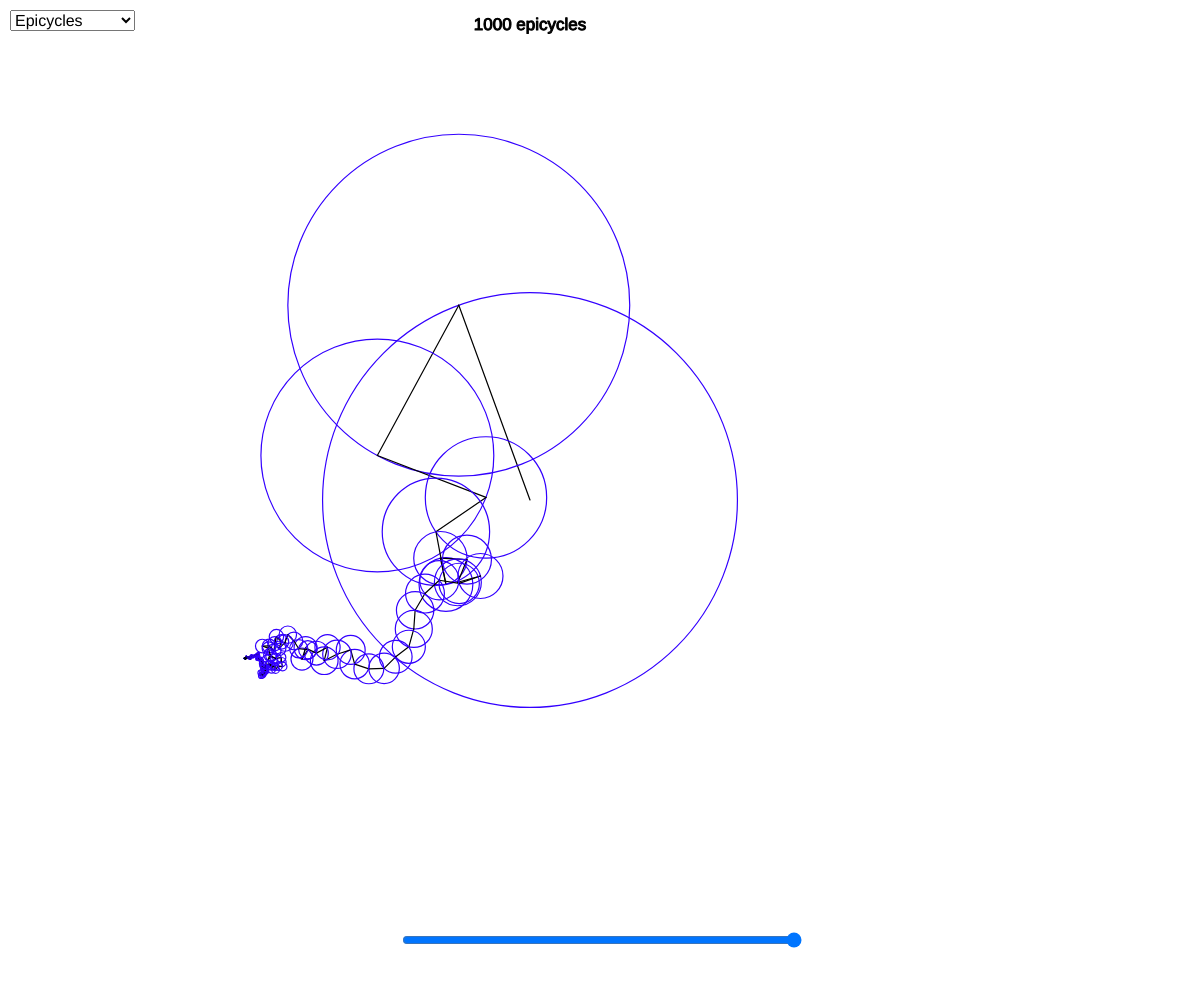
Frame 1 (no input)
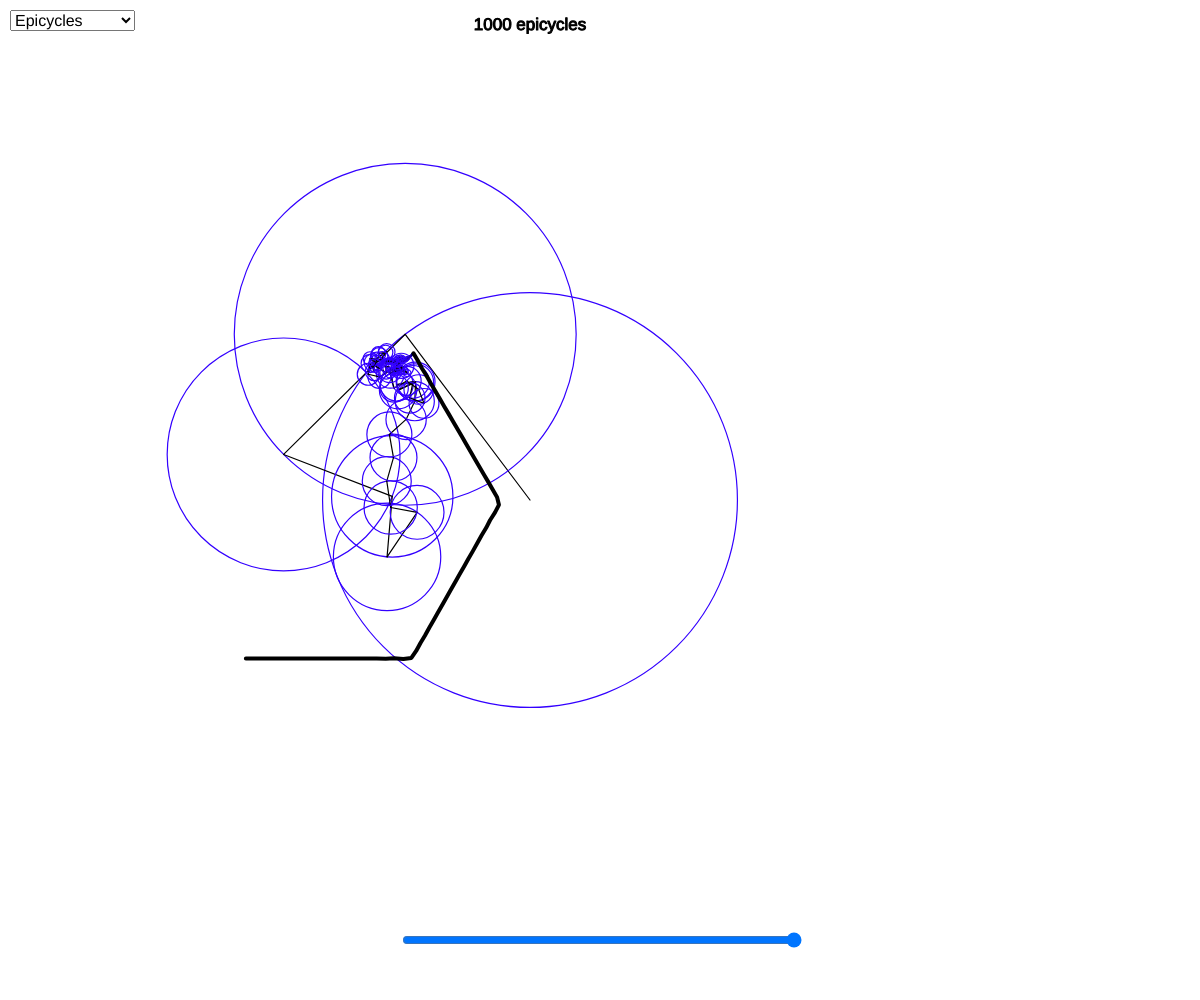
Frame 60 (no input)
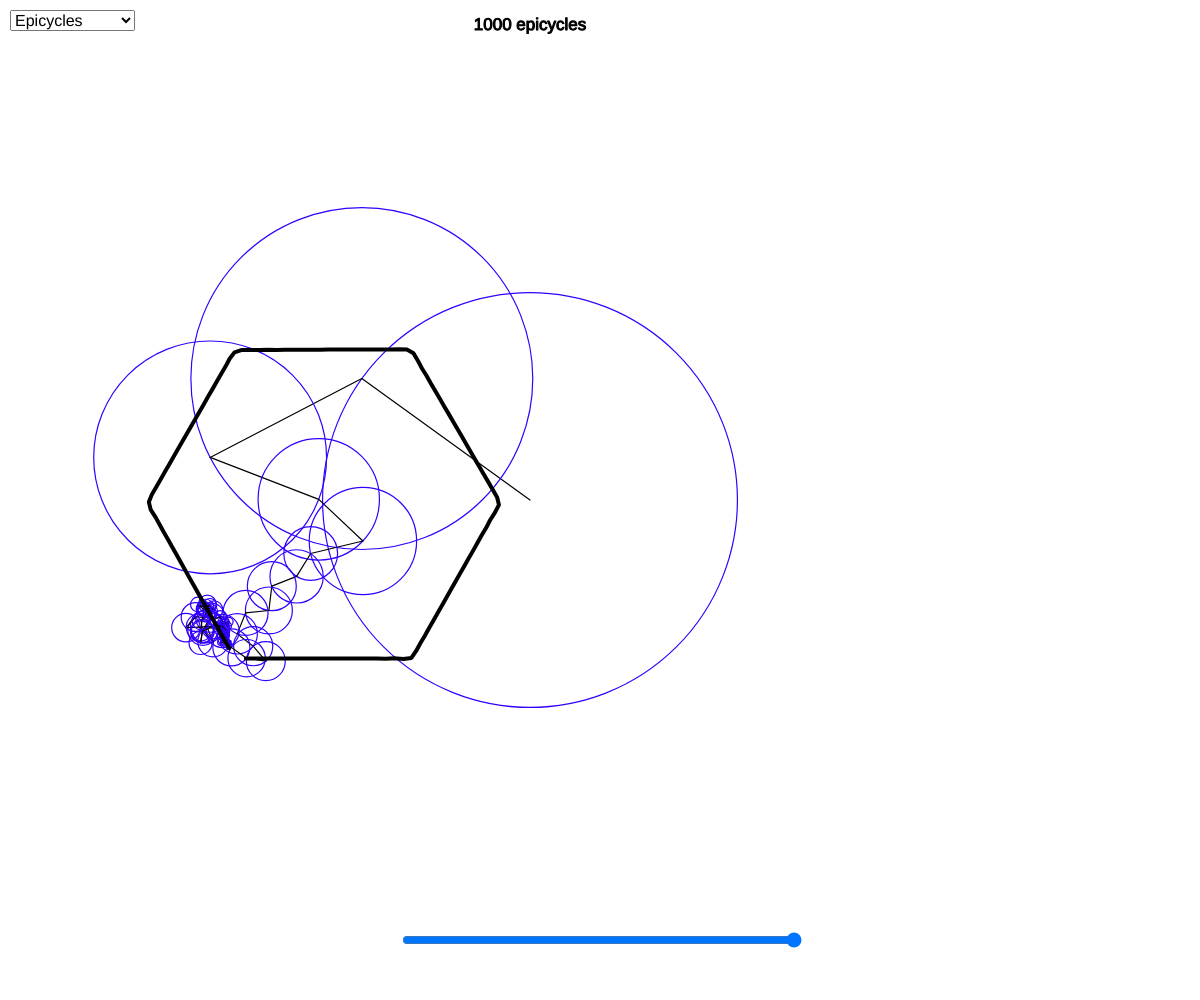
Frame 120 (the mouse pressed at the canvas centre since frame 60)

The p5.js sketch that drew these frames (run headless with seeded random() and noise() and a simulated clock; from frame 60 on, the mouse is pressed at the canvas centre):

// p5.js sketch
// ── sketch.js
/* 
 Title: Discrete Fourier Transform (MAA logo) with lower frequencies
 Author: Juan Carlos Ponce Campuzano
 Website: https://jcponce.github.io/
 Date: 29-Nov-2020
 License: Creative Commons Attribution-NonCommercial 4.0 International License
 http://creativecommons.org/licenses/by-nc/4.0/
 
 Comments: Finally I was able to make a simplified 
 version of the Discrete Fourier Transform (DFT), 
 now with lower frequencies so you can get a 
 better approximation of the signal. It has 
 also the approximation curve.

*/

let x = [];
let fourierX;
let time;
let path = [];

let sliderTerms;
let sel;
let show = true;
let scl;

function setup() {
  createCanvas(windowWidth, windowHeight);
  colorMode(HSB, 1, 1, 1);

  // Compute fourier coefficients with DFT
  const skip = 1;
  const size = 1;
  if (windowWidth < 1400) {
    scl = 0.05 * width;
  } else {
    scl = 0.04 * width;
  }
  for (let i = 0; i < drawing.length; i += skip) {
    const c = new Complex(scl * (drawing[i].x * size), -scl * (drawing[i].y * size));
    x.push(c);
  }

  if (drawing.length % 2 === 0) {
    fourierX = dftEven(x); //DFT low frequencies even
  } else {
    fourierX = dftOdd(x); //DFT low frequencies odd
  }

  fourierX.sort((a, b) => b.amp - a.amp);

  // Set initial potition
  time = 0;

  //UI
  sel = createSelect();
  sel.position(10, 10);
  sel.option('Epicycles');
  sel.option('Approx. Curve');
  sel.style('font-size:16px');
  sel.changed(options);

  sliderTerms = createSlider(1, fourierX.length, 1000, 1);
  sliderTerms.style('width', '400px');
  sliderTerms.position(windowWidth / 2 - 200, windowHeight - 70);
  sliderTerms.changed(clearPath);

  console.log(fourierX.length);
  // Maybe to change speed
  frameRate(47);
}

function draw() {

  background(1);
  translate(width / 2 - 70, height / 2);

  if (show === true) {

    // The epicycles
    strokeJoin(ROUND);

    let v = epicycles(0, 0, 0, fourierX, sliderTerms.value(), time);
    //I want to draw it just once
    if (0 <= time && time <= TWO_PI + PI / 10) {
      path.unshift(v);
    }
    beginShape();
    noFill();
    strokeWeight(4);
    for (let i = 0; i < path.length; i++) {
      vertex(path[i].x, path[i].y);
    }
    endShape();

    // Message for epycicles
    translate(-width / 2, -height / 2);
    textAlign(CENTER);
    textSize(17);
    strokeWeight(1);
    stroke(0);
    fill(0);
    text('' + sliderTerms.value() + ' epicycles', windowWidth / 2, 30);

  } else {

    // The approximation curve
    strokeWeight(4);
    stroke(0);
    strokeJoin(ROUND);
    noFill();
    beginShape();
    for (let k = 0; k < 360; k+=0.5) {
      let vs = fourierSeries(fourierX, radians(k), sliderTerms.value());
      vertex(vs.x, vs.y);
    }
    endShape(CLOSE);

    // Message for approx curve
    translate(-width / 2, -height / 2);
    textAlign(CENTER);
    textSize(17);
    strokeWeight(1);
    stroke(0);
    fill(0);
    text('Parametric curve with n=' + sliderTerms.value() + ' terms', windowWidth / 2, 30);

  }

  // Update time: two options
  const dt = 0.005;
  //const dt = TWO_PI / fourierX.length;
  time += dt;

}

// Extra functions

function options() {
  var item = sel.value();
  if (item === 'Epicycles') {
    clearPath();
    time = 0;
    show = true;
  } else {
    show = false;
  }
}

function clearPath() {
  path = [];
  time = 0;
}

function epicycles(x, y, rotation, fourier, terms, t) {
  // I believe I don't need 'rotation' variable
  // I will check later :)
  for (let i = 0; i < terms; i++) {
    let prevx = x;
    let prevy = y;
    let freq = fourier[i].freq;
    let radius = fourier[i].amp;
    let phase = fourier[i].phase;

    x += radius * cos(freq * t + phase + rotation);
    y += radius * sin(freq * t + phase + rotation);


    strokeWeight(1.2);
    stroke(0.7, 1, 1);
    noFill();
    ellipse(prevx, prevy, radius * 2);
    stroke(1, 1, 0);
    line(prevx, prevy, x, y);
  }
  return createVector(x, y);
}

function windowResized() {
  resizeCanvas(windowWidth, windowHeight);
  scl = 0.003 * width;
  sliderTerms.position(windowWidth / 2 - 200, windowHeight - 70);
}
// ── fourier.js
class Complex {

  constructor(a, b) {
    this.re = a;
    this.im = b;
  }

  add(c) {
    this.re += c.re;
    this.im += c.im;
  }

  mult(c) {
    const re = this.re * c.re - this.im * c.im;
    const im = this.re * c.im + this.im * c.re;
    return new Complex(re, im);
  }
  
}

/* 
 Lower frequencies DFT for odd and even signals
 For more options check:
 https://github.com/jcponce/jcponce.github.io/blob/master/sketches/fourier/draw/fourier.js
*/

function dftOdd(x) {

  const X = [];
  const N = x.length;

  for (let k = -(N - 1) / 2; k <= (N - 1) / 2; k++) {
    let sum = new Complex(0, 0);
    for (let l = 0; l < N; l++) {
      const phi = k * 2 * PI * l / N;
      const c = new Complex(cos(phi), -sin(phi));
      sum.add(x[l].mult(c));
    }
    // Average
    sum.re = sum.re / N;
    sum.im = sum.im / N;

    let freq = k;
    let amp = sqrt(sum.re * sum.re + sum.im * sum.im);
    let phase = atan2(sum.im, sum.re);
    X[k + (N - 1) / 2] = {
      re: sum.re,
      im: sum.im,
      freq,
      amp,
      phase
    };
  }
  return X;
}

//Low frequencies DFT Even
function dftEven(x) {

  const X = [];
  const N = x.length;

  for (let k = -N / 2; k <= N / 2 - 1; k++) {
    let sum = new Complex(0, 0);
    for (let l = 0; l < N; l++) {
      const phi = k * 2 * PI * l / N;
      const c = new Complex(cos(phi), -sin(phi));
      sum.add(x[l].mult(c));
    }
    //Average
    sum.re = sum.re / N;
    sum.im = sum.im / N;

    let freq = k;
    let amp = sqrt(sum.re * sum.re + sum.im * sum.im);
    let phase = atan2(sum.im, sum.re);
    X[k + N / 2] = {
      re: sum.re,
      im: sum.im,
      freq,
      amp,
      phase
    };
  }
  return X;
}

// Fourier series representation using the fourier coefficients
function fourierSeries(fourier, t, terms) {
  let c = fourier;
  let sumX = 0;
  let sumY = 0;
  let k = 0;
  while (k < terms) {
    let f = c[k].freq;
    let r = c[k].re;
    let i = c[k].im;
    sumX += cos(f * t) * r - sin(f * t) * i;
    sumY += cos(f * t) * i + sin(f * t) * r;
    k++
  }
  return createVector(sumX, sumY);
}
// ── signalmaa.js
/*
Title: MAA logo Data

Data set by Juan Carlos Ponce Campuzano 2020
https://jcponce.github.io/
License: Attribution-NonCommercial 4.0 International (CC BY-NC 4.0)
https://creativecommons.org/licenses/by-nc/4.0/

*/

let drawing = [{
    x: -4.735741608,
    y: -2.641335888
  },
  {
    x: -4.552907364,
    y: -2.641335888
  },
  {
    x: -4.37007312,
    y: -2.641335888
  },
  {
    x: -4.187238876,
    y: -2.641335888
  },
  {
    x: -4.004404632,
    y: -2.641335888
  },
  {
    x: -3.821570388,
    y: -2.641335888
  },
  {
    x: -3.638736144,
    y: -2.641335888
  },
  {
    x: -3.4559019,
    y: -2.641335888
  },
  {
    x: -3.273067655,
    y: -2.641335888
  },
  {
    x: -3.090233411,
    y: -2.641335888
  },
  {
    x: -2.907399167,
    y: -2.641335888
  },
  {
    x: -2.724564923,
    y: -2.641335888
  },
  {
    x: -2.541730679,
    y: -2.641335888
  },
  {
    x: -2.358896435,
    y: -2.641335888
  },
  {
    x: -2.176062191,
    y: -2.641335888
  },
  {
    x: -1.993227947,
    y: -2.641335888
  },
  {
    x: -1.890015067,
    y: -2.501085412
  },
  {
    x: -1.798597945,
    y: -2.340057087
  },
  {
    x: -1.707180823,
    y: -2.179028762
  },
  {
    x: -1.615763701,
    y: -2.018000436
  },
  {
    x: -1.524346579,
    y: -1.856972111
  },
  {
    x: -1.432929457,
    y: -1.695943786
  },
  {
    x: -1.341512335,
    y: -1.534915461
  },
  {
    x: -1.250095212,
    y: -1.373887136
  },
  {
    x: -1.15867809,
    y: -1.212858811
  },
  {
    x: -1.067260968,
    y: -1.051830486
  },
  {
    x: -0.9758438463,
    y: -0.8908021608
  },
  {
    x: -0.8844267242,
    y: -0.7297738357
  },
  {
    x: -0.7930096022,
    y: -0.5687455106
  },
  {
    x: -0.7015924801,
    y: -0.4077171855
  },
  {
    x: -0.6101753581,
    y: -0.2466888604
  },
  {
    x: -0.518758236,
    y: -0.08566053535
  },
  {
    x: -0.5636145806,
    y: 0.07350102993
  },
  {
    x: -0.6558703918,
    y: 0.2320132874
  },
  {
    x: -0.7481262031,
    y: 0.390525545
  },
  {
    x: -0.8403820143,
    y: 0.5490378025
  },
  {
    x: -0.9326378256,
    y: 0.70755006
  },
  {
    x: -1.024893637,
    y: 0.8660623175
  },
  {
    x: -1.117149448,
    y: 1.024574575
  },
  {
    x: -1.209405259,
    y: 1.183086833
  },
  {
    x: -1.301661071,
    y: 1.34159909
  },
  {
    x: -1.393916882,
    y: 1.500111348
  },
  {
    x: -1.486172693,
    y: 1.658623605
  },
  {
    x: -1.578428504,
    y: 1.817135863
  },
  {
    x: -1.670684316,
    y: 1.97564812
  },
  {
    x: -1.762940127,
    y: 2.134160378
  },
  {
    x: -1.855195938,
    y: 2.292672635
  },
  {
    x: -1.947451749,
    y: 2.451184893
  },
  {
    x: -2.094709339,
    y: 2.512030441
  },
  {
    x: -2.276704894,
    y: 2.511191752
  },
  {
    x: -2.458700449,
    y: 2.510353062
  },
  {
    x: -2.640696004,
    y: 2.509514373
  },
  {
    x: -2.822691559,
    y: 2.508675684
  },
  {
    x: -3.004687114,
    y: 2.507836995
  },
  {
    x: -3.186682669,
    y: 2.506998306
  },
  {
    x: -3.368678223,
    y: 2.506159617
  },
  {
    x: -3.550673778,
    y: 2.505320927
  },
  {
    x: -3.732669333,
    y: 2.504482238
  },
  {
    x: -3.914664888,
    y: 2.503643549
  },
  {
    x: -4.096660443,
    y: 2.50280486
  },
  {
    x: -4.278655998,
    y: 2.501966171
  },
  {
    x: -4.460651553,
    y: 2.501127481
  },
  {
    x: -4.642647108,
    y: 2.500288792
  },
  {
    x: -4.824642663,
    y: 2.499450103
  },
  {
    x: -4.962404126,
    y: 2.422723569
  },
  {
    x: -5.052982559,
    y: 2.265050001
  },
  {
    x: -5.143560992,
    y: 2.107376432
  },
  {
    x: -5.234139425,
    y: 1.949702864
  },
  {
    x: -5.324717858,
    y: 1.792029296
  },
  {
    x: -5.415296291,
    y: 1.634355727
  },
  {
    x: -5.505874724,
    y: 1.476682159
  },
  {
    x: -5.596453157,
    y: 1.319008591
  },
  {
    x: -5.687031589,
    y: 1.161335022
  },
  {
    x: -5.777610022,
    y: 1.003661454
  },
  {
    x: -5.868188455,
    y: 0.8459878858
  },
  {
    x: -5.958766888,
    y: 0.6883143175
  },
  {
    x: -6.049345321,
    y: 0.5306407492
  },
  {
    x: -6.139923754,
    y: 0.3729671809
  },
  {
    x: -6.230502187,
    y: 0.2152936126
  },
  {
    x: -6.321080619,
    y: 0.05762004424
  },
  {
    x: -6.347377584,
    y: -0.1012439216
  },
  {
    x: -6.256799151,
    y: -0.2622722467
  },
  {
    x: -6.166220718,
    y: -0.4233005718
  },
  {
    x: -6.075642285,
    y: -0.5843288969
  },
  {
    x: -5.985063852,
    y: -0.745357222
  },
  {
    x: -5.894485419,
    y: -0.9063855471
  },
  {
    x: -5.803906987,
    y: -1.067413872
  },
  {
    x: -5.713328554,
    y: -1.228442197
  },
  {
    x: -5.622750121,
    y: -1.389470522
  },
  {
    x: -5.532171688,
    y: -1.550498847
  },
  {
    x: -5.441593255,
    y: -1.711527173
  },
  {
    x: -5.351014822,
    y: -1.872555498
  },
  {
    x: -5.260436389,
    y: -2.033583823
  },
  {
    x: -5.169857957,
    y: -2.194612148
  },
  {
    x: -5.079279524,
    y: -2.355640473
  },
  {
    x: -4.988701091,
    y: -2.516668798
  },
  {
    x: -4.885812865,
    y: -2.626753518
  },
  {
    x: -4.740719635,
    y: -2.56217445
  },
  {
    x: -4.595626404,
    y: -2.497595383
  },
  {
    x: -4.450533174,
    y: -2.433016315
  },
  {
    x: -4.305439943,
    y: -2.368437247
  },
  {
    x: -4.160346713,
    y: -2.303858179
  },
  {
    x: -4.015253482,
    y: -2.239279111
  },
  {
    x: -3.870160252,
    y: -2.174700043
  },
  {
    x: -3.725067022,
    y: -2.110120975
  },
  {
    x: -3.579973791,
    y: -2.045541907
  },
  {
    x: -3.434880561,
    y: -1.98096284
  },
  {
    x: -3.28978733,
    y: -1.916383772
  },
  {
    x: -3.1446941,
    y: -1.851804704
  },
  {
    x: -2.999600869,
    y: -1.787225636
  },
  {
    x: -2.854507639,
    y: -1.722646568
  },
  {
    x: -2.709414409,
    y: -1.6580675
  },
  {
    x: -2.574710102,
    y: -1.605987607
  },
  {
    x: -2.536969089,
    y: -1.670566675
  },
  {
    x: -2.499228075,
    y: -1.735145742
  },
  {
    x: -2.461487061,
    y: -1.79972481
  },
  {
    x: -2.423746048,
    y: -1.864303878
  },
  {
    x: -2.386005034,
    y: -1.928882946
  },
  {
    x: -2.34826402,
    y: -1.993462014
  },
  {
    x: -2.310523007,
    y: -2.058041082
  },
  {
    x: -2.272781993,
    y: -2.12262015
  },
  {
    x: -2.235040979,
    y: -2.187199218
  },
  {
    x: -2.197299965,
    y: -2.251778285
  },
  {
    x: -2.159558952,
    y: -2.316357353
  },
  {
    x: -2.121817938,
    y: -2.380936421
  },
  {
    x: -2.084076924,
    y: -2.445515489
  },
  {
    x: -2.046335911,
    y: -2.510094557
  },
  {
    x: -2.008594897,
    y: -2.574673625
  },
  {
    x: -1.970853883,
    y: -2.639252693
  },
  {
    x: -2.006159993,
    y: -2.578840016
  },
  {
    x: -2.043901007,
    y: -2.514260948
  },
  {
    x: -2.08164202,
    y: -2.449681881
  },
  {
    x: -2.119383034,
    y: -2.385102813
  },
  {
    x: -2.157124048,
    y: -2.320523745
  },
  {
    x: -2.194865061,
    y: -2.255944677
  },
  {
    x: -2.232606075,
    y: -2.191365609
  },
  {
    x: -2.270347089,
    y: -2.126786541
  },
  {
    x: -2.308088102,
    y: -2.062207473
  },
  {
    x: -2.345829116,
    y: -1.997628405
  },
  {
    x: -2.38357013,
    y: -1.933049338
  },
  {
    x: -2.421311144,
    y: -1.86847027
  },
  {
    x: -2.459052157,
    y: -1.803891202
  },
  {
    x: -2.496793171,
    y: -1.739312134
  },
  {
    x: -2.534534185,
    y: -1.674733066
  },
  {
    x: -2.572275198,
    y: -1.610153998
  },
  {
    x: -2.47003628,
    y: -1.518845094
  },
  {
    x: -2.340878144,
    y: -1.422395837
  },
  {
    x: -2.211720009,
    y: -1.32594658
  },
  {
    x: -2.082561873,
    y: -1.229497322
  },
  {
    x: -1.953403737,
    y: -1.133048065
  },
  {
    x: -1.824245601,
    y: -1.036598808
  },
  {
    x: -1.695087466,
    y: -0.9401495508
  },
  {
    x: -1.56592933,
    y: -0.8437002935
  },
  {
    x: -1.436771194,
    y: -0.7472510363
  },
  {
    x: -1.307613058,
    y: -0.6508017791
  },
  {
    x: -1.178454923,
    y: -0.5543525219
  },
  {
    x: -1.049296787,
    y: -0.4579032647
  },
  {
    x: -0.9201386512,
    y: -0.3614540075
  },
  {
    x: -0.7909805154,
    y: -0.2650047502
  },
  {
    x: -0.6618223797,
    y: -0.168555493
  },
  {
    x: -0.5326642439,
    y: -0.0721062358
  },
  {
    x: -0.5862321343,
    y: 0.0249382202
  },
  {
    x: -0.7145515809,
    y: 0.1222261666
  },
  {
    x: -0.8428710274,
    y: 0.219514113
  },
  {
    x: -0.971190474,
    y: 0.3168020594
  },
  {
    x: -1.099509921,
    y: 0.4140900058
  },
  {
    x: -1.227829367,
    y: 0.5113779522
  },
  {
    x: -1.356148814,
    y: 0.6086658987
  },
  {
    x: -1.48446826,
    y: 0.7059538451
  },
  {
    x: -1.612787707,
    y: 0.8032417915
  },
  {
    x: -1.741107153,
    y: 0.9005297379
  },
  {
    x: -1.8694266,
    y: 0.9978176843
  },
  {
    x: -1.997746046,
    y: 1.095105631
  },
  {
    x: -2.126065493,
    y: 1.192393577
  },
  {
    x: -2.25438494,
    y: 1.289681524
  },
  {
    x: -2.382704386,
    y: 1.38696947
  },
  {
    x: -2.511023833,
    y: 1.484257416
  },
  {
    x: -2.543895038,
    y: 1.560605187
  },
  {
    x: -2.507831403,
    y: 1.621829499
  },
  {
    x: -2.471767768,
    y: 1.68305381
  },
  {
    x: -2.435704132,
    y: 1.744278121
  },
  {
    x: -2.399640497,
    y: 1.805502432
  },
  {
    x: -2.363576862,
    y: 1.866726743
  },
  {
    x: -2.327513226,
    y: 1.927951054
  },
  {
    x: -2.291449591,
    y: 1.989175365
  },
  {
    x: -2.255385956,
    y: 2.050399676
  },
  {
    x: -2.21932232,
    y: 2.111623987
  },
  {
    x: -2.183258685,
    y: 2.172848298
  },
  {
    x: -2.14719505,
    y: 2.23407261
  },
  {
    x: -2.111131414,
    y: 2.295296921
  },
  {
    x: -2.075067779,
    y: 2.356521232
  },
  {
    x: -2.039004144,
    y: 2.417745543
  },
  {
    x: -2.002940509,
    y: 2.478969854
  },
  {
    x: -1.999450479,
    y: 2.484894787
  },
  {
    x: -2.035514115,
    y: 2.423670476
  },
  {
    x: -2.07157775,
    y: 2.362446165
  },
  {
    x: -2.107641385,
    y: 2.301221854
  },
  {
    x: -2.143705021,
    y: 2.239997543
  },
  {
    x: -2.179768656,
    y: 2.178773232
  },
  {
    x: -2.215832291,
    y: 2.117548921
  },
  {
    x: -2.251895926,
    y: 2.05632461
  },
  {
    x: -2.287959562,
    y: 1.995100298
  },
  {
    x: -2.324023197,
    y: 1.933875987
  },
  {
    x: -2.360086832,
    y: 1.872651676
  },
  {
    x: -2.396150468,
    y: 1.811427365
  },
  {
    x: -2.432214103,
    y: 1.750203054
  },
  {
    x: -2.468277738,
    y: 1.688978743
  },
  {
    x: -2.504341374,
    y: 1.627754432
  },
  {
    x: -2.540405009,
    y: 1.566530121
  },
  {
    x: -2.611910026,
    y: 1.54453482
  },
  {
    x: -2.757841946,
    y: 1.604920442
  },
  {
    x: -2.903773866,
    y: 1.665306064
  },
  {
    x: -3.049705785,
    y: 1.725691686
  },
  {
    x: -3.195637705,
    y: 1.786077308
  },
  {
    x: -3.341569624,
    y: 1.84646293
  },
  {
    x: -3.487501544,
    y: 1.906848552
  },
  {
    x: -3.633433464,
    y: 1.967234174
  },
  {
    x: -3.779365383,
    y: 2.027619796
  },
  {
    x: -3.925297303,
    y: 2.088005417
  },
  {
    x: -4.071229222,
    y: 2.148391039
  },
  {
    x: -4.217161142,
    y: 2.208776661
  },
  {
    x: -4.363093062,
    y: 2.269162283
  },
  {
    x: -4.509024981,
    y: 2.329547905
  },
  {
    x: -4.654956901,
    y: 2.389933527
  },
  {
    x: -4.800888821,
    y: 2.450319149
  },
  {
    x: -4.92295868,
    y: 2.468499766
  },
  {
    x: -4.945603288,
    y: 2.310826198
  },
  {
    x: -4.968247896,
    y: 2.15315263
  },
  {
    x: -4.990892505,
    y: 1.995479061
  },
  {
    x: -5.013537113,
    y: 1.837805493
  },
  {
    x: -5.036181721,
    y: 1.680131925
  },
  {
    x: -5.058826329,
    y: 1.522458356
  },
  {
    x: -5.081470937,
    y: 1.364784788
  },
  {
    x: -5.104115546,
    y: 1.20711122
  },
  {
    x: -5.126760154,
    y: 1.049437651
  },
  {
    x: -5.149404762,
    y: 0.8917640831
  },
  {
    x: -5.17204937,
    y: 0.7340905148
  },
  {
    x: -5.194693978,
    y: 0.5764169465
  },
  {
    x: -5.217338587,
    y: 0.4187433781
  },
  {
    x: -5.239983195,
    y: 0.2610698098
  },
  {
    x: -5.262627803,
    y: 0.1033962415
  },
  {
    x: -5.288194296,
    y: -0.04410483855
  },
  {
    x: -5.356128121,
    y: -0.04410483855
  },
  {
    x: -5.424061946,
    y: -0.04410483855
  },
  {
    x: -5.49199577,
    y: -0.04410483855
  },
  {
    x: -5.559929595,
    y: -0.04410483855
  },
  {
    x: -5.62786342,
    y: -0.04410483855
  },
  {
    x: -5.695797244,
    y: -0.04410483855
  },
  {
    x: -5.763731069,
    y: -0.04410483855
  },
  {
    x: -5.831664893,
    y: -0.04410483855
  },
  {
    x: -5.899598718,
    y: -0.04410483855
  },
  {
    x: -5.967532543,
    y: -0.04410483855
  },
  {
    x: -6.035466367,
    y: -0.04410483855
  },
  {
    x: -6.103400192,
    y: -0.04410483855
  },
  {
    x: -6.171334017,
    y: -0.04410483855
  },
  {
    x: -6.239267841,
    y: -0.04410483855
  },
  {
    x: -6.307201666,
    y: -0.04410483855
  },
  {
    x: -6.375135491,
    y: -0.04410483855
  },
  {
    x: -6.315967321,
    y: -0.04410483855
  },
  {
    x: -6.248033496,
    y: -0.04410483855
  },
  {
    x: -6.180099671,
    y: -0.04410483855
  },
  {
    x: -6.112165847,
    y: -0.04410483855
  },
  {
    x: -6.044232022,
    y: -0.04410483855
  },
  {
    x: -5.976298198,
    y: -0.04410483855
  },
  {
    x: -5.908364373,
    y: -0.04410483855
  },
  {
    x: -5.840430548,
    y: -0.04410483855
  },
  {
    x: -5.772496724,
    y: -0.04410483855
  },
  {
    x: -5.704562899,
    y: -0.04410483855
  },
  {
    x: -5.636629074,
    y: -0.04410483855
  },
  {
    x: -5.56869525,
    y: -0.04410483855
  },
  {
    x: -5.500761425,
    y: -0.04410483855
  },
  {
    x: -5.4328276,
    y: -0.04410483855
  },
  {
    x: -5.364893776,
    y: -0.04410483855
  },
  {
    x: -5.296959951,
    y: -0.04410483855
  },
  {
    x: -5.148539018,
    y: -0.1218864976
  },
  {
    x: -4.98080118,
    y: -0.2183357548
  },
  {
    x: -4.813063341,
    y: -0.314785012
  },
  {
    x: -4.645325502,
    y: -0.4112342692
  },
  {
    x: -4.477587664,
    y: -0.5076835265
  },
  {
    x: -4.309849825,
    y: -0.6041327837
  },
  {
    x: -4.142111987,
    y: -0.7005820409
  },
  {
    x: -3.974374148,
    y: -0.7970312981
  },
  {
    x: -3.806636309,
    y: -0.8934805553
  },
  {
    x: -3.638898471,
    y: -0.9899298125
  },
  {
    x: -3.471160632,
    y: -1.08637907
  },
  {
    x: -3.303422793,
    y: -1.182828327
  },
  {
    x: -3.135684955,
    y: -1.279277584
  },
  {
    x: -2.967947116,
    y: -1.375726841
  },
  {
    x: -2.800209277,
    y: -1.472176099
  },
  {
    x: -2.632471439,
    y: -1.568625356
  },
  {
    x: -2.577794314,
    y: -1.468496688
  },
  {
    x: -2.576955625,
    y: -1.274759484
  },
  {
    x: -2.576116936,
    y: -1.081022281
  },
  {
    x: -2.575278247,
    y: -0.8872850771
  },
  {
    x: -2.574439558,
    y: -0.6935478735
  },
  {
    x: -2.573600868,
    y: -0.4998106698
  },
  {
    x: -2.572762179,
    y: -0.3060734662
  },
  {
    x: -2.57192349,
    y: -0.1123362626
  },
  {
    x: -2.571084801,
    y: 0.08140094104
  },
  {
    x: -2.570246112,
    y: 0.2751381447
  },
  {
    x: -2.569407422,
    y: 0.4688753483
  },
  {
    x: -2.568568733,
    y: 0.6626125519
  },
  {
    x: -2.567730044,
    y: 0.8563497556
  },
  {
    x: -2.566891355,
    y: 1.050086959
  },
  {
    x: -2.566052666,
    y: 1.243824163
  },
  {
    x: -2.565213976,
    y: 1.437561366
  },
  {
    x: -2.657280406,
    y: 1.471704133
  },
  {
    x: -2.825856934,
    y: 1.374416187
  },
  {
    x: -2.994433462,
    y: 1.27712824
  },
  {
    x: -3.16300999,
    y: 1.179840294
  },
  {
    x: -3.331586518,
    y: 1.082552347
  },
  {
    x: -3.500163045,
    y: 0.9852644009
  },
  {
    x: -3.668739573,
    y: 0.8879764545
  },
  {
    x: -3.837316101,
    y: 0.7906885081
  },
  {
    x: -4.005892629,
    y: 0.6934005617
  },
  {
    x: -4.174469157,
    y: 0.5961126153
  },
  {
    x: -4.343045685,
    y: 0.4988246688
  },
  {
    x: -4.511622212,
    y: 0.4015367224
  },
  {
    x: -4.68019874,
    y: 0.304248776
  },
  {
    x: -4.848775268,
    y: 0.2069608296
  },
  {
    x: -5.017351796,
    y: 0.1096728832
  },
  {
    x: -5.185928324,
    y: 0.01238493679
  },
  {
    x: -5.274315343,
    y: -0.1116328458
  },
  {
    x: -5.251670735,
    y: -0.2726611709
  },
  {
    x: -5.229026126,
    y: -0.433689496
  },
  {
    x: -5.206381518,
    y: -0.5947178211
  },
  {
    x: -5.18373691,
    y: -0.7557461462
  },
  {
    x: -5.161092302,
    y: -0.9167744713
  },
  {
    x: -5.138447694,
    y: -1.077802796
  },
  {
    x: -5.115803085,
    y: -1.238831121
  },
  {
    x: -5.093158477,
    y: -1.399859447
  },
  {
    x: -5.070513869,
    y: -1.560887772
  },
  {
    x: -5.047869261,
    y: -1.721916097
  },
  {
    x: -5.025224652,
    y: -1.882944422
  },
  {
    x: -5.002580044,
    y: -2.043972747
  },
  {
    x: -4.979935436,
    y: -2.205001072
  },
  {
    x: -4.957290828,
    y: -2.366029397
  },
  {
    x: -4.93464622,
    y: -2.527057722
  },
  {
    x: -4.865494943,
    y: -2.641335888
  },
  {
    x: -4.682660699,
    y: -2.641335888
  },
  {
    x: -4.499826455,
    y: -2.641335888
  },
  {
    x: -4.316992211,
    y: -2.641335888
  },
  {
    x: -4.134157966,
    y: -2.641335888
  },
  {
    x: -3.951323722,
    y: -2.641335888
  },
  {
    x: -3.768489478,
    y: -2.641335888
  },
  {
    x: -3.585655234,
    y: -2.641335888
  },
  {
    x: -3.40282099,
    y: -2.641335888
  },
  {
    x: -3.219986746,
    y: -2.641335888
  },
  {
    x: -3.037152502,
    y: -2.641335888
  },
  {
    x: -2.854318258,
    y: -2.641335888
  },
  {
    x: -2.671484014,
    y: -2.641335888
  },
  {
    x: -2.488649769,
    y: -2.641335888
  },
  {
    x: -2.305815525,
    y: -2.641335888
  },
  {
    x: -2.122981281,
    y: -2.641335888
  },
  {
    x: -1.942498231,
    y: -2.641560691
  },
  {
    x: -1.774241389,
    y: -2.642954467
  },
  {
    x: -1.605984547,
    y: -2.644348243
  },
  {
    x: -1.437727704,
    y: -2.64574202
  },
  {
    x: -1.269470862,
    y: -2.647135796
  },
  {
    x: -1.10121402,
    y: -2.648529572
  },
  {
    x: -0.932957178,
    y: -2.649923348
  },
  {
    x: -0.7647003358,
    y: -2.651317124
  },
  {
    x: -0.5964434937,
    y: -2.652710901
  },
  {
    x: -0.4281866515,
    y: -2.654104677
  },
  {
    x: -0.2599298093,
    y: -2.655498453
  },
  {
    x: -0.09167296719,
    y: -2.656892229
  },
  {
    x: 0.07658387496,
    y: -2.658286005
  },
  {
    x: 0.2448407171,
    y: -2.659679781
  },
  {
    x: 0.4130975593,
    y: -2.661073558
  },
  {
    x: 0.5813544014,
    y: -2.662467334
  },
  {
    x: 0.745423406,
    y: -2.663816149
  },
  {
    x: 0.7838572845,
    y: -2.663816149
  },
  {
    x: 0.822291163,
    y: -2.663816149
  },
  {
    x: 0.8607250414,
    y: -2.663816149
  },
  {
    x: 0.8991589199,
    y: -2.663816149
  },
  {
    x: 0.9375927983,
    y: -2.663816149
  },
  {
    x: 0.9760266768,
    y: -2.663816149
  },
  {
    x: 1.014460555,
    y: -2.663816149
  },
  {
    x: 1.052894434,
    y: -2.663816149
  },
  {
    x: 1.091328312,
    y: -2.663816149
  },
  {
    x: 1.129762191,
    y: -2.663816149
  },
  {
    x: 1.168196069,
    y: -2.663816149
  },
  {
    x: 1.206629948,
    y: -2.663816149
  },
  {
    x: 1.245063826,
    y: -2.663816149
  },
  {
    x: 1.283497704,
    y: -2.663816149
  },
  {
    x: 1.321931583,
    y: -2.663816149
  },
  {
    x: 1.360365461,
    y: -2.663816149
  },
  {
    x: 1.364084869,
    y: -2.505773953
  },
  {
    x: 1.364084869,
    y: -2.330798664
  },
  {
    x: 1.364084869,
    y: -2.155823376
  },
  {
    x: 1.364084869,
    y: -1.980848087
  },
  {
    x: 1.364084869,
    y: -1.805872798
  },
  {
    x: 1.364084869,
    y: -1.630897509
  },
  {
    x: 1.364084869,
    y: -1.455922221
  },
  {
    x: 1.364084869,
    y: -1.280946932
  },
  {
    x: 1.364084869,
    y: -1.105971643
  },
  {
    x: 1.364084869,
    y: -0.9309963542
  },
  {
    x: 1.364084869,
    y: -0.7560210654
  },
  {
    x: 1.364084869,
    y: -0.5810457766
  },
  {
    x: 1.364084869,
    y: -0.4060704879
  },
  {
    x: 1.364084869,
    y: -0.2310951991
  },
  {
    x: 1.364084869,
    y: -0.05611991033
  },
  {
    x: 1.364084869,
    y: 0.1188553784
  },
  {
    x: 1.41106686,
    y: 0.02368422101
  },
  {
    x: 1.471751931,
    y: -0.1502796499
  },
  {
    x: 1.532437002,
    y: -0.3242435208
  },
  {
    x: 1.593122073,
    y: -0.4982073917
  },
  {
    x: 1.653807145,
    y: -0.6721712627
  },
  {
    x: 1.714492216,
    y: -0.8461351336
  },
  {
    x: 1.775177287,
    y: -1.020099005
  },
  {
    x: 1.835862358,
    y: -1.194062875
  },
  {
    x: 1.89654743,
    y: -1.368026746
  },
  {
    x: 1.957232501,
    y: -1.541990617
  },
  {
    x: 2.017917572,
    y: -1.715954488
  },
  {
    x: 2.078602643,
    y: -1.889918359
  },
  {
    x: 2.139287715,
    y: -2.06388223
  },
  {
    x: 2.199972786,
    y: -2.237846101
  },
  {
    x: 2.260657857,
    y: -2.411809972
  },
  {
    x: 2.321342928,
    y: -2.585773843
  },
  {
    x: 2.382028,
    y: -2.535268203
  },
  {
    x: 2.442713071,
    y: -2.361304332
  },
  {
    x: 2.503398142,
    y: -2.187340461
  },
  {
    x: 2.564083213,
    y: -2.01337659
  },
  {
    x: 2.624768285,
    y: -1.839412719
  },
  {
    x: 2.685453356,
    y: -1.665448848
  },
  {
    x: 2.746138427,
    y: -1.491484977
  },
  {
    x: 2.806823498,
    y: -1.317521106
  },
  {
    x: 2.86750857,
    y: -1.143557235
  },
  {
    x: 2.928193641,
    y: -0.9695933646
  },
  {
    x: 2.988878712,
    y: -0.7956294936
  },
  {
    x: 3.049563783,
    y: -0.6216656227
  },
  {
    x: 3.110248855,
    y: -0.4477017518
  },
  {
    x: 3.170933926,
    y: -0.2737378809
  },
  {
    x: 3.231618997,
    y: -0.09977400997
  },
  {
    x: 3.292304068,
    y: 0.07418986095
  },
  {
    x: 3.322189835,
    y: 0.0691001453
  },
  {
    x: 3.323201253,
    y: -0.1038523078
  },
  {
    x: 3.32421267,
    y: -0.2768047608
  },
  {
    x: 3.325224088,
    y: -0.4497572139
  },
  {
    x: 3.326235506,
    y: -0.622709667
  },
  {
    x: 3.327246924,
    y: -0.79566212
  },
  {
    x: 3.328258342,
    y: -0.9686145731
  },
  {
    x: 3.32926976,
    y: -1.141567026
  },
  {
    x: 3.330281178,
    y: -1.314519479
  },
  {
    x: 3.331292595,
    y: -1.487471932
  },
  {
    x: 3.332304013,
    y: -1.660424385
  },
  {
    x: 3.333315431,
    y: -1.833376838
  },
  {
    x: 3.334326849,
    y: -2.006329291
  },
  {
    x: 3.335338267,
    y: -2.179281745
  },
  {
    x: 3.336349685,
    y: -2.352234198
  },
  {
    x: 3.337361102,
    y: -2.525186651
  },
  {
    x: 3.353250151,
    y: -2.6319728
  },
  {
    x: 3.392695447,
    y: -2.633995636
  },
  {
    x: 3.432140743,
    y: -2.636018472
  },
  {
    x: 3.47158604,
    y: -2.638041307
  },
  {
    x: 3.511031336,
    y: -2.640064143
  },
  {
    x: 3.550476632,
    y: -2.642086979
  },
  {
    x: 3.589921929,
    y: -2.644109814
  },
  {
    x: 3.629367225,
    y: -2.64613265
  },
  {
    x: 3.668812521,
    y: -2.648155486
  },
  {
    x: 3.708257818,
    y: -2.650178322
  },
  {
    x: 3.747703114,
    y: -2.652201157
  },
  {
    x: 3.78714841,
    y: -2.654223993
  },
  {
    x: 3.826593706,
    y: -2.656246829
  },
  {
    x: 3.866039003,
    y: -2.658269664
  },
  {
    x: 3.905484299,
    y: -2.6602925
  },
  {
    x: 3.944929595,
    y: -2.662315336
  },
  {
    x: 3.984374892,
    y: -2.663816149
  },
  {
    x: 4.023820188,
    y: -2.663816149
  },
  {
    x: 4.063265484,
    y: -2.663816149
  },
  {
    x: 4.102710781,
    y: -2.663816149
  },
  {
    x: 4.142156077,
    y: -2.663816149
  },
  {
    x: 4.181601373,
    y: -2.663816149
  },
  {
    x: 4.22104667,
    y: -2.663816149
  },
  {
    x: 4.260491966,
    y: -2.663816149
  },
  {
    x: 4.299937262,
    y: -2.663816149
  },
  {
    x: 4.339382559,
    y: -2.663816149
  },
  {
    x: 4.378827855,
    y: -2.663816149
  },
  {
    x: 4.418273151,
    y: -2.663816149
  },
  {
    x: 4.457718447,
    y: -2.663816149
  },
  {
    x: 4.497163744,
    y: -2.663816149
  },
  {
    x: 4.53660904,
    y: -2.663816149
  },
  {
    x: 4.576054336,
    y: -2.663816149
  },
  {
    x: 4.612498006,
    y: -2.654550257
  },
  {
    x: 4.628680691,
    y: -2.582739589
  },
  {
    x: 4.644863377,
    y: -2.510928922
  },
  {
    x: 4.661046063,
    y: -2.439118254
  },
  {
    x: 4.677228748,
    y: -2.367307586
  },
  {
    x: 4.693411434,
    y: -2.295496919
  },
  {
    x: 4.70959412,
    y: -2.223686251
  },
  {
    x: 4.725776805,
    y: -2.151875583
  },
  {
    x: 4.741959491,
    y: -2.080064916
  },
  {
    x: 4.758142177,
    y: -2.008254248
  },
  {
    x: 4.774324862,
    y: -1.93644358
  },
  {
    x: 4.790507548,
    y: -1.864632913
  },
  {
    x: 4.806690234,
    y: -1.792822245
  },
  {
    x: 4.822872919,
    y: -1.721011577
  },
  {
    x: 4.839055605,
    y: -1.64920091
  },
  {
    x: 4.855238291,
    y: -1.577390242
  },
  {
    x: 4.871420976,
    y: -1.505579575
  },
  {
    x: 4.878607437,
    y: -1.468509164
  },
  {
    x: 4.885793897,
    y: -1.431438754
  },
  {
    x: 4.892980358,
    y: -1.394368344
  },
  {
    x: 4.900166819,
    y: -1.357297934
  },
  {
    x: 4.907353279,
    y: -1.320227523
  },
  {
    x: 4.91453974,
    y: -1.283157113
  },
  {
    x: 4.9217262,
    y: -1.246086703
  },
  {
    x: 4.928912661,
    y: -1.209016293
  },
  {
    x: 4.936099122,
    y: -1.171945882
  },
  {
    x: 4.943285582,
    y: -1.134875472
  },
  {
    x: 4.950472043,
    y: -1.097805062
  },
  {
    x: 4.957658503,
    y: -1.060734652
  },
  {
    x: 4.964844964,
    y: -1.023664241
  },
  {
    x: 4.972031425,
    y: -0.986593831
  },
  {
    x: 4.979217885,
    y: -0.9495234208
  },
  {
    x: 4.986404346,
    y: -0.9124530105
  },
  {
    x: 5.005474223,
    y: -0.8200848027
  },
  {
    x: 5.026304607,
    y: -0.7195243285
  },
  {
    x: 5.047134991,
    y: -0.6189638544
  },
  {
    x: 5.067965375,
    y: -0.5184033802
  },
  {
    x: 5.088795759,
    y: -0.4178429061
  },
  {
    x: 5.109626143,
    y: -0.3172824319
  },
  {
    x: 5.130456527,
    y: -0.2167219578
  },
  {
    x: 5.151286911,
    y: -0.1161614836
  },
  {
    x: 5.172117295,
    y: -0.0156010095
  },
  {
    x: 5.192947679,
    y: 0.08495946465
  },
  {
    x: 5.213778063,
    y: 0.1855199388
  },
  {
    x: 5.234608447,
    y: 0.2860804129
  },
  {
    x: 5.255438831,
    y: 0.3866408871
  },
  {
    x: 5.276269215,
    y: 0.4872013612
  },
  {
    x: 5.297099599,
    y: 0.5877618354
  },
  {
    x: 5.317929982,
    y: 0.6883223095
  },
  {
    x: 5.339293291,
    y: 0.6396640156
  },
  {
    x: 5.360841964,
    y: 0.5391035414
  },
  {
    x: 5.382390637,
    y: 0.4385430673
  },
  {
    x: 5.40393931,
    y: 0.3379825932
  },
  {
    x: 5.425487983,
    y: 0.237422119
  },
  {
    x: 5.447036656,
    y: 0.1368616449
  },
  {
    x: 5.468585329,
    y: 0.03630117071
  },
  {
    x: 5.490134002,
    y: -0.06425930344
  },
  {
    x: 5.511682675,
    y: -0.1648197776
  },
  {
    x: 5.533231348,
    y: -0.2653802517
  },
  {
    x: 5.554780021,
    y: -0.3659407259
  },
  {
    x: 5.576328694,
    y: -0.4665012
  },
  {
    x: 5.597877367,
    y: -0.5670616742
  },
  {
    x: 5.61942604,
    y: -0.6676221483
  },
  {
    x: 5.640974713,
    y: -0.7681826225
  },
  {
    x: 5.662523386,
    y: -0.8687430966
  },
  {
    x: 5.644890547,
    y: -0.9076697318
  },
  {
    x: 5.60251149,
    y: -0.9076697318
  },
  {
    x: 5.560132433,
    y: -0.9076697318
  },
  {
    x: 5.517753376,
    y: -0.9076697318
  },
  {
    x: 5.475374319,
    y: -0.9076697318
  },
  {
    x: 5.432995262,
    y: -0.9076697318
  },
  {
    x: 5.390616205,
    y: -0.9076697318
  },
  {
    x: 5.348237148,
    y: -0.9076697318
  },
  {
    x: 5.305858091,
    y: -0.9076697318
  },
  {
    x: 5.263479034,
    y: -0.9076697318
  },
  {
    x: 5.221099978,
    y: -0.9076697318
  },
  {
    x: 5.178720921,
    y: -0.9076697318
  },
  {
    x: 5.136341864,
    y: -0.9076697318
  },
  {
    x: 5.093962807,
    y: -0.9076697318
  },
  {
    x: 5.05158375,
    y: -0.9076697318
  },
  {
    x: 5.009204693,
    y: -0.9076697318
  },
  {
    x: 4.983854311,
    y: -0.9256070271
  },
  {
    x: 4.976667851,
    y: -0.9626774373
  },
  {
    x: 4.96948139,
    y: -0.9997478476
  },
  {
    x: 4.96229493,
    y: -1.036818258
  },
  {
    x: 4.955108469,
    y: -1.073888668
  },
  {
    x: 4.947922008,
    y: -1.110959078
  },
  {
    x: 4.940735548,
    y: -1.148029489
  },
  {
    x: 4.933549087,
    y: -1.185099899
  },
  {
    x: 4.926362627,
    y: -1.222170309
  },
  {
    x: 4.919176166,
    y: -1.259240719
  },
  {
    x: 4.911989705,
    y: -1.29631113
  },
  {
    x: 4.904803245,
    y: -1.33338154
  },
  {
    x: 4.897616784,
    y: -1.37045195
  },
  {
    x: 4.890430324,
    y: -1.40752236
  },
  {
    x: 4.883243863,
    y: -1.444592771
  },
  {
    x: 4.876057402,
    y: -1.481663181
  },
  {
    x: 4.891812385,
    y: -1.505169397
  },
  {
    x: 4.949279083,
    y: -1.504013442
  },
  {
    x: 5.00674578,
    y: -1.502857486
  },
  {
    x: 5.064212478,
    y: -1.501701531
  },
  {
    x: 5.121679176,
    y: -1.500545576
  },
  {
    x: 5.179145873,
    y: -1.499389621
  },
  {
    x: 5.236612571,
    y: -1.498233666
  },
  {
    x: 5.294079269,
    y: -1.49707771
  },
  {
    x: 5.351545966,
    y: -1.495921755
  },
  {
    x: 5.409012664,
    y: -1.4947658
  },
  {
    x: 5.466479362,
    y: -1.493609845
  },
  {
    x: 5.523946059,
    y: -1.49245389
  },
  {
    x: 5.581412757,
    y: -1.491297934
  },
  {
    x: 5.638879455,
    y: -1.490141979
  },
  {
    x: 5.696346152,
    y: -1.488986024
  },
  {
    x: 5.75381285,
    y: -1.487830069
  },
  {
    x: 5.801871472,
    y: -1.503316761
  },
  {
    x: 5.817673832,
    y: -1.575863961
  },
  {
    x: 5.833476192,
    y: -1.64841116
  },
  {
    x: 5.849278552,
    y: -1.720958359
  },
  {
    x: 5.865080913,
    y: -1.793505558
  },
  {
    x: 5.880883273,
    y: -1.866052758
  },
  {
    x: 5.896685633,
    y: -1.938599957
  },
  {
    x: 5.912487993,
    y: -2.011147156
  },
  {
    x: 5.928290353,
    y: -2.083694355
  },
  {
    x: 5.944092714,
    y: -2.156241554
  },
  {
    x: 5.959895074,
    y: -2.228788754
  },
  {
    x: 5.975697434,
    y: -2.301335953
  },
  {
    x: 5.991499794,
    y: -2.373883152
  },
  {
    x: 6.007302155,
    y: -2.446430351
  },
  {
    x: 6.023104515,
    y: -2.51897755
  },
  {
    x: 6.038906875,
    y: -2.59152475
  },
  {
    x: 6.060131159,
    y: -2.657120764
  },
  {
    x: 6.131960069,
    y: -2.657839053
  },
  {
    x: 6.20378898,
    y: -2.658557342
  },
  {
    x: 6.27561789,
    y: -2.659275631
  },
  {
    x: 6.3474468,
    y: -2.65999392
  },
  {
    x: 6.41927571,
    y: -2.660712209
  },
  {
    x: 6.49110462,
    y: -2.661430499
  },
  {
    x: 6.56293353,
    y: -2.662148788
  },
  {
    x: 6.63476244,
    y: -2.662867077
  },
  {
    x: 6.70659135,
    y: -2.663585366
  },
  {
    x: 6.77842026,
    y: -2.664303655
  },
  {
    x: 6.850249171,
    y: -2.665021944
  },
  {
    x: 6.922078081,
    y: -2.665740233
  },
  {
    x: 6.993906991,
    y: -2.666458522
  },
  {
    x: 7.065735901,
    y: -2.667176811
  },
  {
    x: 7.137564811,
    y: -2.6678951
  },
  {
    x: 7.209393721,
    y: -2.66861339
  },
  {
    x: 7.228393626,
    y: -2.597039356
  },
  {
    x: 7.245632565,
    y: -2.523055579
  },
  {
    x: 7.262871503,
    y: -2.449071801
  },
  {
    x: 7.280110442,
    y: -2.375088024
  },
  {
    x: 7.29734938,
    y: -2.301104247
  },
  {
    x: 7.314588318,
    y: -2.227120469
  },
  {
    x: 7.331827257,
    y: -2.153136692
  },
  {
    x: 7.349066195,
    y: -2.079152914
  },
  {
    x: 7.366305134,
    y: -2.005169137
  },
  {
    x: 7.383544072,
    y: -1.93118536
  },
  {
    x: 7.400783011,
    y: -1.857201582
  },
  {
    x: 7.418021949,
    y: -1.783217805
  },
  {
    x: 7.435260887,
    y: -1.709234027
  },
  {
    x: 7.452499826,
    y: -1.63525025
  },
  {
    x: 7.469738764,
    y: -1.561266473
  },
  {
    x: 7.486977703,
    y: -1.487282695
  },
  {
    x: 7.496384973,
    y: -1.445830463
  },
  {
    x: 7.504286153,
    y: -1.410634297
  },
  {
    x: 7.512187333,
    y: -1.375438131
  },
  {
    x: 7.520088513,
    y: -1.340241965
  },
  {
    x: 7.527989693,
    y: -1.305045799
  },
  {
    x: 7.535890873,
    y: -1.269849633
  },
  {
    x: 7.543792054,
    y: -1.234653467
  },
  {
    x: 7.551693234,
    y: -1.199457301
  },
  {
    x: 7.559594414,
    y: -1.164261135
  },
  {
    x: 7.567495594,
    y: -1.129064969
  },
  {
    x: 7.575396774,
    y: -1.093868803
  },
  {
    x: 7.583297954,
    y: -1.058672637
  },
  {
    x: 7.591199134,
    y: -1.023476471
  },
  {
    x: 7.599100314,
    y: -0.9882803054
  },
  {
    x: 7.607001494,
    y: -0.9530841395
  },
  {
    x: 7.614902675,
    y: -0.9178879735
  },
  {
    x: 7.632042938,
    y: -0.8370774091
  },
  {
    x: 7.652962826,
    y: -0.7376064091
  },
  {
    x: 7.673882713,
    y: -0.638135409
  },
  {
    x: 7.694802601,
    y: -0.538664409
  },
  {
    x: 7.715722489,
    y: -0.4391934089
  },
  {
    x: 7.736642377,
    y: -0.3397224088
  },
  {
    x: 7.757562265,
    y: -0.2402514088
  },
  {
    x: 7.778482153,
    y: -0.1407804087
  },
  {
    x: 7.799402041,
    y: -0.04130940863
  },
  {
    x: 7.820321929,
    y: 0.05816159143
  },
  {
    x: 7.841241817,
    y: 0.1576325915
  },
  {
    x: 7.862161705,
    y: 0.2571035916
  },
  {
    x: 7.883081592,
    y: 0.3565745916
  },
  {
    x: 7.90400148,
    y: 0.4560455917
  },
  {
    x: 7.924921368,
    y: 0.5555165918
  },
  {
    x: 7.945841256,
    y: 0.6549875918
  },
  {
    x: 7.967491346,
    y: 0.638526811
  },
  {
    x: 7.989668804,
    y: 0.5383375219
  },
  {
    x: 8.011846262,
    y: 0.4381482327
  },
  {
    x: 8.034023721,
    y: 0.3379589435
  },
  {
    x: 8.056201179,
    y: 0.2377696544
  },
  {
    x: 8.078378637,
    y: 0.1375803652
  },
  {
    x: 8.100556095,
    y: 0.03739107605
  },
  {
    x: 8.122733553,
    y: -0.06279821312
  },
  {
    x: 8.144911011,
    y: -0.1629875023
  },
  {
    x: 8.16708847,
    y: -0.2631767914
  },
  {
    x: 8.189265928,
    y: -0.3633660806
  },
  {
    x: 8.211443386,
    y: -0.4635553698
  },
  {
    x: 8.233620844,
    y: -0.5637446589
  },
  {
    x: 8.255798302,
    y: -0.6639339481
  },
  {
    x: 8.27797576,
    y: -0.7641232373
  },
  {
    x: 8.300153219,
    y: -0.8643125264
  },
  {
    x: 8.292851733,
    y: -0.9189306512
  },
  {
    x: 8.249754387,
    y: -0.9182123621
  },
  {
    x: 8.206657041,
    y: -0.917494073
  },
  {
    x: 8.163559695,
    y: -0.9167757839
  },
  {
    x: 8.120462349,
    y: -0.9160574948
  },
  {
    x: 8.077365003,
    y: -0.9153392057
  },
  {
    x: 8.034267656,
    y: -0.9146209166
  },
  {
    x: 7.99117031,
    y: -0.9139026275
  },
  {
    x: 7.948072964,
    y: -0.9131843384
  },
  {
    x: 7.904975618,
    y: -0.9124660493
  },
  {
    x: 7.861878272,
    y: -0.9117477602
  },
  {
    x: 7.818780926,
    y: -0.9110294711
  },
  {
    x: 7.77568358,
    y: -0.910311182
  },
  {
    x: 7.732586234,
    y: -0.9095928929
  },
  {
    x: 7.689488888,
    y: -0.9088746038
  },
  {
    x: 7.646391542,
    y: -0.9081563147
  },
  {
    x: 7.614647798,
    y: -0.9190233337
  },
  {
    x: 7.606746618,
    y: -0.9542194996
  },
  {
    x: 7.598845438,
    y: -0.9894156656
  },
  {
    x: 7.590944257,
    y: -1.024611832
  },
  {
    x: 7.583043077,
    y: -1.059807998
  },
  {
    x: 7.575141897,
    y: -1.095004163
  },
  {
    x: 7.567240717,
    y: -1.130200329
  },
  {
    x: 7.559339537,
    y: -1.165396495
  },
  {
    x: 7.551438357,
    y: -1.200592661
  },
  {
    x: 7.543537177,
    y: -1.235788827
  },
  {
    x: 7.535635997,
    y: -1.270984993
  },
  {
    x: 7.527734817,
    y: -1.306181159
  },
  {
    x: 7.519833636,
    y: -1.341377325
  },
  {
    x: 7.511932456,
    y: -1.376573491
  },
  {
    x: 7.504031276,
    y: -1.411769657
  },
  {
    x: 7.496130096,
    y: -1.446965823
  },
  {
    x: 7.501209197,
    y: -1.475516826
  },
  {
    x: 7.5603728,
    y: -1.476379653
  },
  {
    x: 7.619536404,
    y: -1.477242479
  },
  {
    x: 7.678700008,
    y: -1.478105306
  },
  {
    x: 7.737863611,
    y: -1.478968132
  },
  {
    x: 7.797027215,
    y: -1.479830959
  },
  {
    x: 7.856190819,
    y: -1.480693785
  },
  {
    x: 7.915354422,
    y: -1.481556612
  },
  {
    x: 7.974518026,
    y: -1.482419438
  },
  {
    x: 8.033681629,
    y: -1.483282264
  },
  {
    x: 8.092845233,
    y: -1.484145091
  },
  {
    x: 8.152008837,
    y: -1.485007917
  },
  {
    x: 8.21117244,
    y: -1.485870744
  },
  {
    x: 8.270336044,
    y: -1.48673357
  },
  {
    x: 8.329499648,
    y: -1.487596397
  },
  {
    x: 8.388663251,
    y: -1.488459223
  },
  {
    x: 8.445184398,
    y: -1.494029835
  },
  {
    x: 8.463389919,
    y: -1.567863338
  },
  {
    x: 8.481595441,
    y: -1.641696842
  },
  {
    x: 8.499800962,
    y: -1.715530345
  },
  {
    x: 8.518006483,
    y: -1.789363849
  },
  {
    x: 8.536212005,
    y: -1.863197352
  },
  {
    x: 8.554417526,
    y: -1.937030855
  },
  {
    x: 8.572623048,
    y: -2.010864359
  },
  {
    x: 8.590828569,
    y: -2.084697862
  },
  {
    x: 8.60903409,
    y: -2.158531365
  },
  {
    x: 8.627239612,
    y: -2.232364869
  },
  {
    x: 8.645445133,
    y: -2.306198372
  },
  {
    x: 8.663650654,
    y: -2.380031875
  },
  {
    x: 8.681856176,
    y: -2.453865379
  },
  {
    x: 8.700061697,
    y: -2.527698882
  },
  {
    x: 8.718267219,
    y: -2.601532385
  },
  {
    x: 8.73647274,
    y: -2.675365889
  },
  {
    x: 8.773601563,
    y: -2.67823701
  },
  {
    x: 8.812035442,
    y: -2.676214175
  },
  {
    x: 8.85046932,
    y: -2.674191339
  },
  {
    x: 8.888903199,
    y: -2.672168503
  },
  {
    x: 8.927337077,
    y: -2.670145668
  },
  {
    x: 8.965770955,
    y: -2.668122832
  },
  {
    x: 9.004204834,
    y: -2.666099996
  },
  {
    x: 9.042638712,
    y: -2.664077161
  },
  {
    x: 9.081072591,
    y: -2.662054325
  },
  {
    x: 9.119506469,
    y: -2.660031489
  },
  {
    x: 9.157940348,
    y: -2.658008653
  },
  {
    x: 9.196374226,
    y: -2.655985818
  },
  {
    x: 9.234808105,
    y: -2.653962982
  },
  {
    x: 9.273241983,
    y: -2.651940146
  },
  {
    x: 9.311675862,
    y: -2.649917311
  },
  {
    x: 9.35010974,
    y: -2.647894475
  },
  {
    x: 9.303715024,
    y: -2.428090537
  },
  {
    x: 9.236961446,
    y: -2.156019134
  },
  {
    x: 9.170207868,
    y: -1.883947731
  },
  {
    x: 9.103454289,
    y: -1.611876328
  },
  {
    x: 9.036700711,
    y: -1.339804926
  },
  {
    x: 8.969947132,
    y: -1.067733523
  },
  {
    x: 8.903193554,
    y: -0.79566212
  },
  {
    x: 8.836439976,
    y: -0.5235907173
  },
  {
    x: 8.769686397,
    y: -0.2515193145
  },
  {
    x: 8.702932819,
    y: 0.0205520883
  },
  {
    x: 8.636179241,
    y: 0.2926234911
  },
  {
    x: 8.569425662,
    y: 0.5646948938
  },
  {
    x: 8.502672084,
    y: 0.8367662966
  },
  {
    x: 8.435918505,
    y: 1.108837699
  },
  {
    x: 8.369164927,
    y: 1.380909102
  },
  {
    x: 8.302411349,
    y: 1.652980505
  },
  {
    x: 8.255527237,
    y: 1.74006032
  },
  {
    x: 8.218104777,
    y: 1.739048902
  },
  {
    x: 8.180682316,
    y: 1.738037484
  },
  {
    x: 8.143259855,
    y: 1.737026066
  },
  {
    x: 8.105837395,
    y: 1.736014648
  },
  {
    x: 8.068414934,
    y: 1.73500323
  },
  {
    x: 8.030992474,
    y: 1.733991812
  },
  {
    x: 7.993570013,
    y: 1.732980395
  },
  {
    x: 7.956147552,
    y: 1.731968977
  },
  {
    x: 7.918725092,
    y: 1.730957559
  },
  {
    x: 7.881302631,
    y: 1.729946141
  },
  {
    x: 7.84388017,
    y: 1.728934723
  },
  {
    x: 7.80645771,
    y: 1.727923305
  },
  {
    x: 7.769035249,
    y: 1.726911887
  },
  {
    x: 7.731612789,
    y: 1.72590047
  },
  {
    x: 7.694190328,
    y: 1.724889052
  },
  {
    x: 7.642901655,
    y: 1.586324806
  },
  {
    x: 7.580193748,
    y: 1.33448176
  },
  {
    x: 7.517485841,
    y: 1.082638714
  },
  {
    x: 7.454777934,
    y: 0.8307956686
  },
  {
    x: 7.392070027,
    y: 0.578952623
  },
  {
    x: 7.32936212,
    y: 0.3271095773
  },
  {
    x: 7.266654213,
    y: 0.07526653157
  },
  {
    x: 7.203946306,
    y: -0.1765765141
  },
  {
    x: 7.141238399,
    y: -0.4284195598
  },
  {
    x: 7.078530492,
    y: -0.6802626055
  },
  {
    x: 7.015822585,
    y: -0.9321056512
  },
  {
    x: 6.953114678,
    y: -1.183948697
  },
  {
    x: 6.890406771,
    y: -1.435791743
  },
  {
    x: 6.827698864,
    y: -1.687634788
  },
  {
    x: 6.764990958,
    y: -1.939477834
  },
  {
    x: 6.702283051,
    y: -2.19132088
  },
  {
    x: 6.639575144,
    y: -2.231516583
  },
  {
    x: 6.576867237,
    y: -1.978662119
  },
  {
    x: 6.51415933,
    y: -1.725807656
  },
  {
    x: 6.451451423,
    y: -1.472953192
  },
  {
    x: 6.388743516,
    y: -1.220098729
  },
  {
    x: 6.326035609,
    y: -0.967244265
  },
  {
    x: 6.263327702,
    y: -0.7143898015
  },
  {
    x: 6.200619795,
    y: -0.4615353379
  },
  {
    x: 6.137911888,
    y: -0.2086808744
  },
  {
    x: 6.075203981,
    y: 0.04417358915
  },
  {
    x: 6.012496074,
    y: 0.2970280527
  },
  {
    x: 5.949788167,
    y: 0.5498825162
  },
  {
    x: 5.88708026,
    y: 0.8027369798
  },
  {
    x: 5.824372353,
    y: 1.055591443
  },
  {
    x: 5.761664446,
    y: 1.308445907
  },
  {
    x: 5.698956539,
    y: 1.56130037
  },
  {
    x: 5.643589568,
    y: 1.740745474
  },
  {
    x: 5.606167108,
    y: 1.740745474
  },
  {
    x: 5.568744647,
    y: 1.740745474
  },
  {
    x: 5.531322186,
    y: 1.740745474
  },
  {
    x: 5.493899726,
    y: 1.740745474
  },
  {
    x: 5.456477265,
    y: 1.740745474
  },
  {
    x: 5.419054805,
    y: 1.740745474
  },
  {
    x: 5.381632344,
    y: 1.740745474
  },
  {
    x: 5.344209883,
    y: 1.740745474
  },
  {
    x: 5.306787423,
    y: 1.740745474
  },
  {
    x: 5.269364962,
    y: 1.740745474
  },
  {
    x: 5.231942502,
    y: 1.740745474
  },
  {
    x: 5.194520041,
    y: 1.740745474
  },
  {
    x: 5.15709758,
    y: 1.740745474
  },
  {
    x: 5.11967512,
    y: 1.740745474
  },
  {
    x: 5.082252659,
    y: 1.740745474
  },
  {
    x: 5.040099373,
    y: 1.696699857
  },
  {
    x: 4.973345795,
    y: 1.423617037
  },
  {
    x: 4.906592216,
    y: 1.150534216
  },
  {
    x: 4.839838638,
    y: 0.8774513955
  },
  {
    x: 4.77308506,
    y: 0.6043685748
  },
  {
    x: 4.706331481,
    y: 0.3312857542
  },
  {
    x: 4.639577903,
    y: 0.05820293358
  },
  {
    x: 4.572824325,
    y: -0.214879887
  },
  {
    x: 4.506070746,
    y: -0.4879627077
  },
  {
    x: 4.439317168,
    y: -0.7610455283
  },
  {
    x: 4.372563589,
    y: -1.034128349
  },
  {
    x: 4.305810011,
    y: -1.30721117
  },
  {
    x: 4.239056433,
    y: -1.58029399
  },
  {
    x: 4.172302854,
    y: -1.853376811
  },
  {
    x: 4.105549276,
    y: -2.126459631
  },
  {
    x: 4.038795698,
    y: -2.399542452
  },
  {
    x: 3.974205889,
    y: -2.655113639
  },
  {
    x: 3.97452918,
    y: -2.385335802
  },
  {
    x: 3.974852471,
    y: -2.115557966
  },
  {
    x: 3.975175762,
    y: -1.845780129
  },
  {
    x: 3.975499052,
    y: -1.576002292
  },
  {
    x: 3.975822343,
    y: -1.306224456
  },
  {
    x: 3.976145634,
    y: -1.036446619
  },
  {
    x: 3.976468925,
    y: -0.7666687829
  },
  {
    x: 3.976792215,
    y: -0.4968909463
  },
  {
    x: 3.977115506,
    y: -0.2271131098
  },
  {
    x: 3.977438797,
    y: 0.04266472673
  },
  {
    x: 3.977762088,
    y: 0.3124425633
  },
  {
    x: 3.978085379,
    y: 0.5822203998
  },
  {
    x: 3.978408669,
    y: 0.8519982363
  },
  {
    x: 3.97873196,
    y: 1.121776073
  },
  {
    x: 3.979055251,
    y: 1.391553909
  },
  {
    x: 3.979378542,
    y: 1.661331746
  },
  {
    x: 3.938536861,
    y: 1.687439278
  },
  {
    x: 3.893284648,
    y: 1.687439278
  },
  {
    x: 3.848032434,
    y: 1.687439278
  },
  {
    x: 3.802780221,
    y: 1.687439278
  },
  {
    x: 3.757528008,
    y: 1.687439278
  },
  {
    x: 3.712275794,
    y: 1.687439278
  },
  {
    x: 3.667023581,
    y: 1.687439278
  },
  {
    x: 3.621771367,
    y: 1.687439278
  },
  {
    x: 3.576519154,
    y: 1.687439278
  },
  {
    x: 3.531266941,
    y: 1.687439278
  },
  {
    x: 3.486014727,
    y: 1.687439278
  },
  {
    x: 3.440762514,
    y: 1.687439278
  },
  {
    x: 3.395510301,
    y: 1.687439278
  },
  {
    x: 3.350258087,
    y: 1.687439278
  },
  {
    x: 3.305005874,
    y: 1.687439278
  },
  {
    x: 3.259753661,
    y: 1.687439278
  },
  {
    x: 3.207581849,
    y: 1.554533236
  },
  {
    x: 3.153391822,
    y: 1.382862931
  },
  {
    x: 3.099201795,
    y: 1.211192627
  },
  {
    x: 3.045011768,
    y: 1.039522322
  },
  {
    x: 2.990821741,
    y: 0.8678520174
  },
  {
    x: 2.936631714,
    y: 0.6961817128
  },
  {
    x: 2.882441687,
    y: 0.5245114081
  },
  {
    x: 2.82825166,
    y: 0.3528411034
  },
  {
    x: 2.774061632,
    y: 0.1811707987
  },
  {
    x: 2.719871605,
    y: 0.009500494063
  },
  {
    x: 2.665681578,
    y: -0.1621698106
  },
  {
    x: 2.611491551,
    y: -0.3338401153
  },
  {
    x: 2.557301524,
    y: -0.50551042
  },
  {
    x: 2.503111497,
    y: -0.6771807246
  },
  {
    x: 2.44892147,
    y: -0.8488510293
  },
  {
    x: 2.394731442,
    y: -1.020521334
  },
  {
    x: 2.338961175,
    y: -0.9711594309
  },
  {
    x: 2.282321775,
    y: -0.8002298136
  },
  {
    x: 2.225682375,
    y: -0.6293001962
  },
  {
    x: 2.169042975,
    y: -0.4583705788
  },
  {
    x: 2.112403576,
    y: -0.2874409615
  },
  {
    x: 2.055764176,
    y: -0.1165113441
  },
  {
    x: 1.999124776,
    y: 0.05441827322
  },
  {
    x: 1.942485376,
    y: 0.2253478906
  },
  {
    x: 1.885845976,
    y: 0.3962775079
  },
  {
    x: 1.829206576,
    y: 0.5672071253
  },
  {
    x: 1.772567177,
    y: 0.7381367426
  },
  {
    x: 1.715927777,
    y: 0.90906636
  },
  {
    x: 1.659288377,
    y: 1.079995977
  },
  {
    x: 1.602648977,
    y: 1.250925595
  },
  {
    x: 1.546009577,
    y: 1.421855212
  },
  {
    x: 1.489370177,
    y: 1.592784829
  },
  {
    x: 1.438995043,
    y: 1.675492709
  },
  {
    x: 1.394492657,
    y: 1.675492709
  },
  {
    x: 1.349990272,
    y: 1.675492709
  },
  {
    x: 1.305487886,
    y: 1.675492709
  },
  {
    x: 1.260985501,
    y: 1.675492709
  },
  {
    x: 1.216483115,
    y: 1.675492709
  },
  {
    x: 1.171980729,
    y: 1.675492709
  },
  {
    x: 1.127478344,
    y: 1.675492709
  },
  {
    x: 1.082975958,
    y: 1.675492709
  },
  {
    x: 1.038473573,
    y: 1.675492709
  },
  {
    x: 0.9939711871,
    y: 1.675492709
  },
  {
    x: 0.9494688015,
    y: 1.675492709
  },
  {
    x: 0.9049664159,
    y: 1.675492709
  },
  {
    x: 0.8604640304,
    y: 1.675492709
  },
  {
    x: 0.8159616448,
    y: 1.675492709
  },
  {
    x: 0.7714592592,
    y: 1.675492709
  },
  {
    x: 0.7441836035,
    y: 1.571349296
  },
  {
    x: 0.7441836035,
    y: 1.302312147
  },
  {
    x: 0.7441836035,
    y: 1.033274998
  },
  {
    x: 0.7441836035,
    y: 0.7642378486
  },
  {
    x: 0.7441836035,
    y: 0.4952006993
  },
  {
    x: 0.7441836035,
    y: 0.2261635501
  },
  {
    x: 0.7441836035,
    y: -0.04287359907
  },
  {
    x: 0.7441836035,
    y: -0.3119107483
  },
  {
    x: 0.7441836035,
    y: -0.5809478975
  },
  {
    x: 0.7441836035,
    y: -0.8499850467
  },
  {
    x: 0.7441836035,
    y: -1.119022196
  },
  {
    x: 0.7441836035,
    y: -1.388059345
  },
  {
    x: 0.7441836035,
    y: -1.657096494
  },
  {
    x: 0.7441836035,
    y: -1.926133644
  },
  {
    x: 0.7441836035,
    y: -2.195170793
  },
  {
    x: 0.7441836035,
    y: -2.464207942
  },
  {
    x: 0.700762483,
    y: -2.663456465
  },
  {
    x: 0.5325056408,
    y: -2.662062689
  },
  {
    x: 0.3642487986,
    y: -2.660668913
  },
  {
    x: 0.1959919565,
    y: -2.659275137
  },
  {
    x: 0.02773511434,
    y: -2.657881361
  },
  {
    x: -0.1405217278,
    y: -2.656487584
  },
  {
    x: -0.30877857,
    y: -2.655093808
  },
  {
    x: -0.4770354121,
    y: -2.653700032
  },
  {
    x: -0.6452922543,
    y: -2.652306256
  },
  {
    x: -0.8135490964,
    y: -2.65091248
  },
  {
    x: -0.9818059386,
    y: -2.649518703
  },
  {
    x: -1.150062781,
    y: -2.648124927
  },
  {
    x: -1.318319623,
    y: -2.646731151
  },
  {
    x: -1.486576465,
    y: -2.645337375
  },
  {
    x: -1.654833307,
    y: -2.643943599
  },
  {
    x: -1.823090149,
    y: -2.642549823
  },
  {
    x: -1.993227947,
    y: -2.641335888
  },
  {
    x: -2.176062191,
    y: -2.641335888
  },
  {
    x: -2.358896435,
    y: -2.641335888
  },
  {
    x: -2.541730679,
    y: -2.641335888
  },
  {
    x: -2.724564923,
    y: -2.641335888
  },
  {
    x: -2.907399167,
    y: -2.641335888
  },
  {
    x: -3.090233411,
    y: -2.641335888
  },
  {
    x: -3.273067655,
    y: -2.641335888
  },
  {
    x: -3.4559019,
    y: -2.641335888
  },
  {
    x: -3.638736144,
    y: -2.641335888
  },
  {
    x: -3.821570388,
    y: -2.641335888
  },
  {
    x: -4.004404632,
    y: -2.641335888
  },
  {
    x: -4.187238876,
    y: -2.641335888
  },
  {
    x: -4.37007312,
    y: -2.641335888
  },
  {
    x: -4.552907364,
    y: -2.641335888
  },
  {
    x: -4.735741608,
    y: -2.641335888
  },
  {
    x: -4.918575852,
    y: -2.641335888
  }
];
// ── style.css
html, body {
  margin: 0;
  padding: 0;
  height: 100%;
  overflow: hidden;
}

canvas {
  display: block;
}

input[type=range] {
  -webkit-appearance: none;
  width: 100%;
  margin: 9.7px 0;
}
input[type=range]:focus {
  outline: none;
}
input[type=range]::-webkit-slider-runnable-track {
  width: 100%;
  height: 5.6px;
  cursor: pointer;
  box-shadow: 1px 1px 1px #000000, 0px 0px 1px #0d0d0d;
  background: rgba(193, 194, 195, 0.75);
  border-radius: 1.1px;
  border: 0.3px solid #1f2023;
}
input[type=range]::-webkit-slider-thumb {
  box-shadow: 1px 1px 1px #010d11, 0px 0px 1px #021f29;
  border: 1.6px solid #434344;
  height: 25px;
  width: 25px;
  border-radius: 35px;
  background: #ffffff;
  cursor: pointer;
  -webkit-appearance: none;
  margin-top: -10px;
}
input[type=range]:focus::-webkit-slider-runnable-track {
  background: rgba(206, 207, 208, 0.75);
}
input[type=range]::-moz-range-track {
  width: 100%;
  height: 5.6px;
  cursor: pointer;
  box-shadow: 1px 1px 1px #000000, 0px 0px 1px #0d0d0d;
  background: rgba(193, 194, 195, 0.75);
  border-radius: 1.1px;
  border: 0.3px solid #1f2023;
}
input[type=range]::-moz-range-thumb {
  box-shadow: 1px 1px 1px #010d11, 0px 0px 1px #021f29;
  border: 1.6px solid #434344;
  height: 25px;
  width: 25px;
  border-radius: 35px;
  background: #ffffff;
  cursor: pointer;
}
input[type=range]::-ms-track {
  width: 100%;
  height: 5.6px;
  cursor: pointer;
  background: transparent;
  border-color: transparent;
  color: transparent;
}
input[type=range]::-ms-fill-lower {
  background: rgba(180, 181, 182, 0.75);
  border: 0.3px solid #1f2023;
  border-radius: 2.2px;
  box-shadow: 1px 1px 1px #000000, 0px 0px 1px #0d0d0d;
}
input[type=range]::-ms-fill-upper {
  background: rgba(193, 194, 195, 0.75);
  border: 0.3px solid #1f2023;
  border-radius: 2.2px;
  box-shadow: 1px 1px 1px #000000, 0px 0px 1px #0d0d0d;
}
input[type=range]::-ms-thumb {
  box-shadow: 1px 1px 1px #010d11, 0px 0px 1px #021f29;
  border: 1.6px solid #434344;
  height: 25px;
  width: 25px;
  border-radius: 35px;
  background: #ffffff;
  cursor: pointer;
  height: 5.6px;
}
input[type=range]:focus::-ms-fill-lower {
  background: rgba(193, 194, 195, 0.75);
}
input[type=range]:focus::-ms-fill-upper {
  background: rgba(206, 207, 208, 0.75);
}
